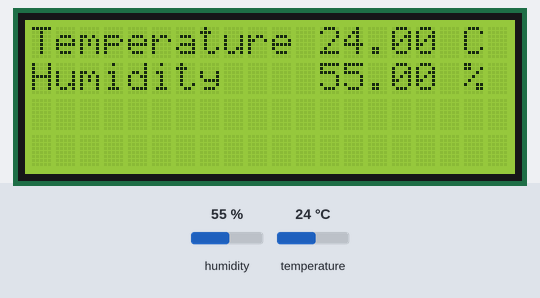
This sketch was run on a simulated Arduino Uno, built with avr-gcc and run on an emulated ATmega328P. Shown: 20×4 character LCD. The inputs (shaded band) are chosen by the test bench; at power-on: humidity 55 %, temperature 24 °C. What the sketch prints to the serial monitor is not drawn.

Above: at 1.3 s.
1.4 s: humidity set to 22 %
At 11.4 s:
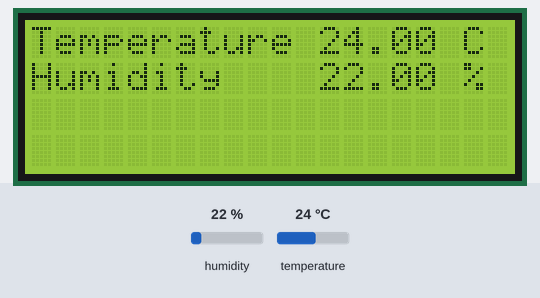
11.7 s: temperature set to 12 °C
At 21.3 s:
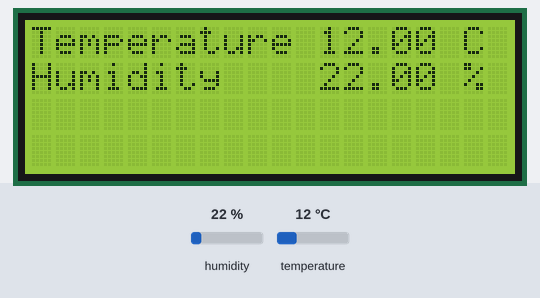
21.8 s: humidity set to 40 %
At 31.2 s:
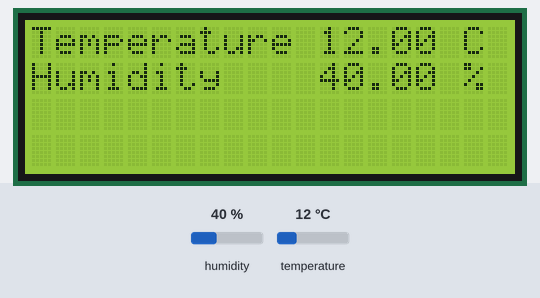
31.8 s: temperature set to 19 °C
Timing chart, 0 to 34.8 s (numbered marks = the images above; inputs shaded):
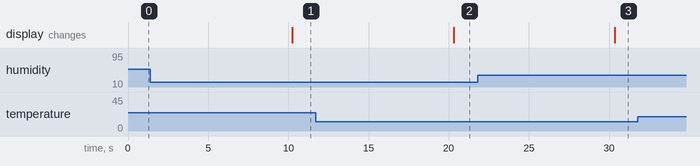

Measured:
- after the input at 1.4 s, the display: changes after 8.8 s (image 1)
- after the input at 11.7 s, the display: changes after 8.6 s (image 2)
- after the input at 21.8 s, the display: changes after 8.6 s (image 3)

The sketch:

Temp_and_Humidity_code_Arduino.ino
```cpp
#include <dht.h>
#include <LiquidCrystal_I2C.h>
//LCD display is defined as device number 0x27 on the I2C bus
LiquidCrystal_I2C lcd(0x27, 20, 4);
//DHT11 is connected to pin 8
dht DHT;
#define sensorPin 8
//Raspberry Pi is connected to Serial 0
#define serialPi Serial
void setup() {
  lcd.begin(20, 4); // Initializes the interface to the LCD screen, and specifies the dimensions (width and height) of the display
  lcd.init();
  lcd.backlight();
  serialPi.begin(9600);  //Arduino to serial monitor
}
void loop() {
  //Read sensor data
  int sensorData = DHT.read11(sensorPin);
  float temperature = DHT.temperature;
  float humidity = DHT.humidity;
  //Print temperature
  lcd.setCursor(0, 0);
  lcd.print("Temperature ");
  lcd.print(temperature);
  lcd.print(" C");
  //Print humidity
  lcd.setCursor(0, 1);
  lcd.print("Humidity    ");
  lcd.print(humidity);
  lcd.print(" %");
  //Send temperature and humidity data to Raspberry Pi
  serialPi.print("<");
  serialPi.print(temperature);
  serialPi.print(",");
  serialPi.print(humidity);
  serialPi.println(">");
  //Wait for 10 seconds
  delay(10000);
}
```
